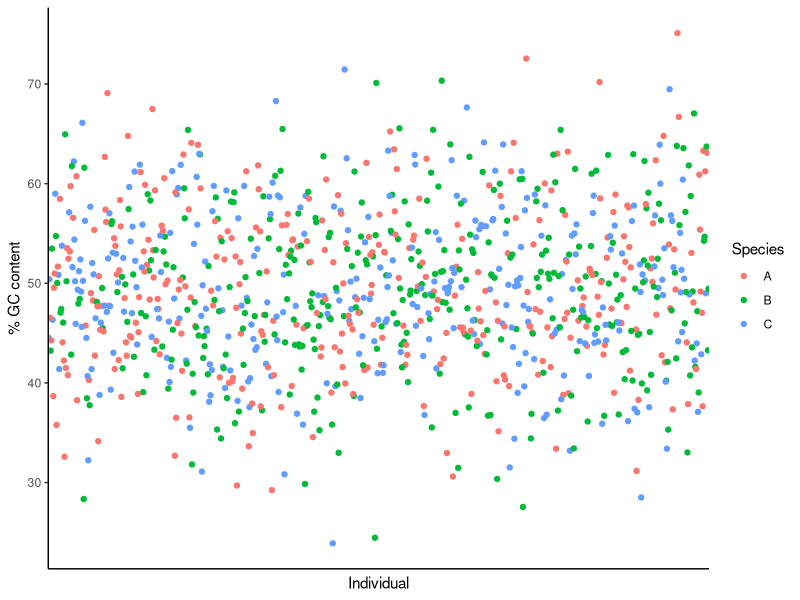

The R source for this figure:
## ---- chunk 1
bseqs <- read.csv("Sequences.csv")
names(bseqs) <- c("Sequence.ID", "Sequence")
bseqs$Sequence <- as.character(bseqs$Sequence)
## ---- chunk 2
As <- c()
for (i in 1:nrow(bseqs)){
  As[i] <- nchar(gsub("[^A]", "", bseqs[i,2]))
}

Cs <- c()
for (i in 1:nrow(bseqs)){
  Cs[i] <- nchar(gsub("[^C]", "", bseqs[i,2]))
}

Gs <- c()
for (i in 1:nrow(bseqs)){
  Gs[i] <- nchar(gsub("[^G]", "", bseqs[i,2]))
}

Ts <- c()
for (i in 1:nrow(bseqs)){
  Ts[i] <- nchar(gsub("[^T]", "", bseqs[i,2]))
}
## ---- chunk 3
bseqs$Cs <- Cs
bseqs$Gs <- Gs
bseqs$As <- As
bseqs$Ts <- Ts

# Check to see if my counts for the individual nucleotides makes sense
test_lengths <- bseqs$Cs + bseqs$Gs + bseqs$As + bseqs$Ts
lengths <- c(nchar(bseqs$Sequence[1]), nchar(bseqs$Sequence[2]), nchar(bseqs$Sequence[3]))
identical(test_lengths, lengths)
## ---- chunk 4
bseqs$GC <- (Gs + Cs) / (Gs + Cs + As + Ts)
bseqs$pGC <- paste(signif(bseqs$GC * 100, digits = 3), "%")
## ---- chunk 5
bseqs$Sequence[1]
## ---- chunk 6
bseqs$Sequence[2]
## ---- chunk 7
bseqs$Sequence[3]
## ---- chunk 8
library(knitr)
library(dplyr)

TableGC <- bseqs[c("Sequence.ID", "As", "Ts", "Gs", "Cs")]
kable(TableGC, caption="Table 1. Nucleotide breakdown per sequence", col.names = c("Sequence ID",
                                                                        "Total As", "Total Ts",
                                                                        "Total Gs", "Total Cs"))
## ---- chunk 9
TableGC <- bseqs[c("Sequence.ID", "pGC")]
names(TableGC) <- c("Sequence ID", "GC Content")
kable(TableGC, caption="Table 2. Percent GC content per sequence.")
## ---- chunk 10
library(ggplot2)

dat <- read.csv("GC_content.csv")
dat$pGC <- dat$G + dat$C

ggplot(dat, aes(x = ID, y = pGC, colour = Species)) + 
  geom_point() + 
  theme_classic() +
  scale_y_continuous(name="% GC content") + 
  scale_x_discrete(name="Individual") + 
  theme(axis.title.x=element_text(),
        axis.text.x=element_blank(),
        axis.ticks.x=element_blank())

